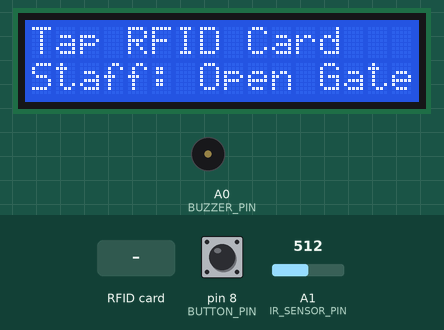
Simulated run of this program. Board: Arduino Uno, built with avr-gcc and run on an emulated ATmega328P. Shown: 16×2 character LCD, buzzer (waves = sounding). Inputs (shaded band) come from the test bench; at power-on: pin 8 (BUTTON_PIN) HIGH, A1 (IR_SENSOR_PIN) = 512. What the program prints to the serial monitor is not drawn.

Above: at 1.3 s.
1.4 s: RFID card 3B 7D 48 3C held to the reader
At 3.8 s:
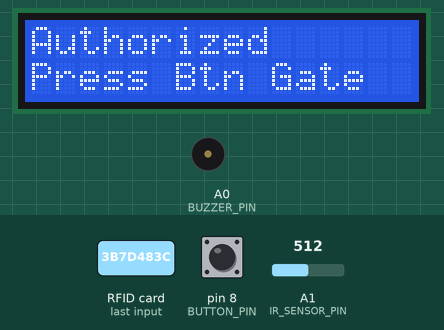
4.1 s: pin 8 (BUTTON_PIN) pulled LOW for 0.15 s
At 5.4 s:
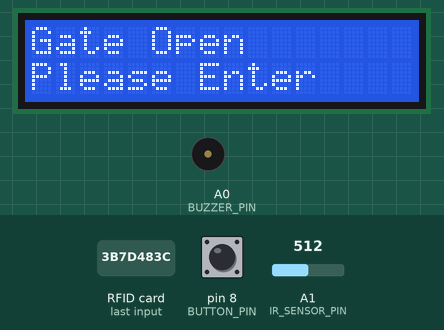
5.8 s: RFID card 3B 5C B3 3C held to the reader
At 6.8 s:
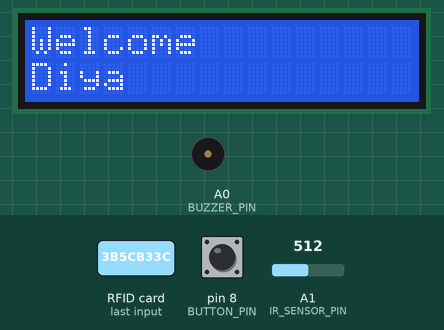
8.5 s: RFID card 2B 40 B1 3C held to the reader
At 9.5 s:
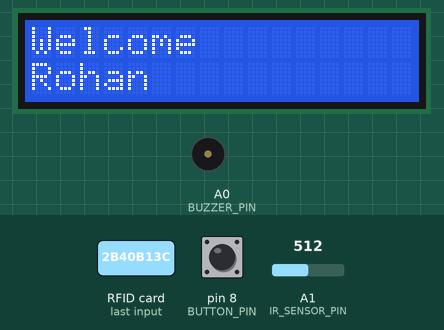
11.2 s: RFID card 5E 7A 19 C4 held to the reader
At 12.8 s:
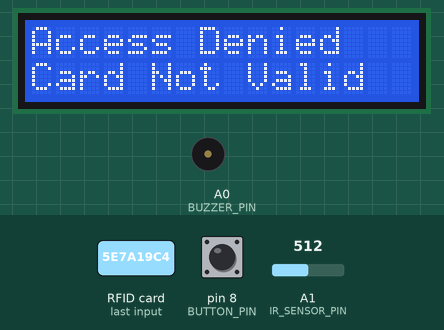
13.1 s: pin 8 (BUTTON_PIN) pulled LOW for 1 s
At 14.6 s:
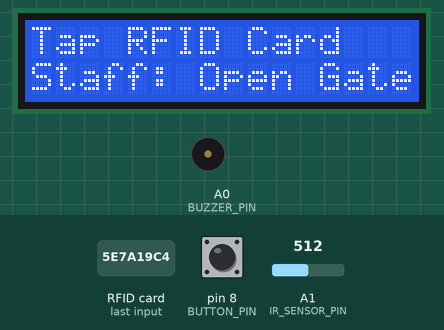
Timing chart, 0 to 16.1 s (numbered marks = the images above; inputs shaded):
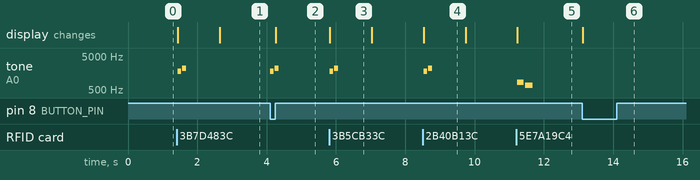

Measured:
- after the input at 1.4 s, tone on A0 (BUZZER_PIN): silent → 1800 Hz at once, → silent 0.10 s later, → 2200 Hz 0.03 s later, → silent 0.12 s later; the display: first changes at once (image 1 shows a later state)
- after the input at 4.1 s, tone on A0 (BUZZER_PIN): silent → 1800 Hz at once, → silent 0.10 s later, → 2200 Hz 0.03 s later, → silent 0.12 s later; the display: changes after 0.16 s (image 2)
- after the input at 5.8 s, tone on A0 (BUZZER_PIN): silent → 1800 Hz at once, → silent 0.10 s later, → 2200 Hz 0.03 s later, → silent 0.12 s later; the display: changes at once (image 3)
- after the input at 8.5 s, tone on A0 (BUZZER_PIN): silent → 1800 Hz at once, → silent 0.10 s later, → 2200 Hz 0.03 s later, → silent 0.12 s later; the display: changes at once (image 4)
- after the input at 11.2 s, tone on A0 (BUZZER_PIN): silent → 850 Hz at once, → silent 0.18 s later, → 700 Hz 0.04 s later, → silent 0.22 s later; the display: changes at once (image 5)
- after the input at 13.1 s, the display: changes at once (image 6)
- what the display in image 3 shows lasts 1.2 s, from 5.8 s to 7.0 s

The program:

main.cpp
```cpp
#include <Arduino.h>
#include <LiquidCrystal.h>
#include <MFRC522.h>
#include <SPI.h>

static const byte SS_PIN = 10;
static const byte RST_PIN = 9;
static const int BUTTON_PIN = 8;
static const int BUZZER_PIN = A0;
static const int IR_SENSOR_PIN = A1;
static const unsigned long GATE_PROMPT_DELAY_MS = 1200;
static const unsigned long GATE_PASS_ARM_MS = 1500;

LiquidCrystal lcd(2, 3, 4, 5, 6, 7);
MFRC522 mfrc522(SS_PIN, RST_PIN);

struct DemoMember {
  const char *uid;
  const char *name;
  bool active;
  int memberId;
};

DemoMember demoMembers[] = {
    {"3B7D483C", "Aarav", true, 1},
    {"3B5CB33C", "Diya", true, 2},
    {"2B40B13C", "Rohan", true, 3},
    {"3B15113C", "Kunal", false, 4},
    {"CEAECFBD", "Veer", true, 5},
    {"53BEA9FA", "Nisha", true, 6},
    {"2545FD00", "Arjun", true, 7},
};

const unsigned long LCD_MESSAGE_MS = 10000;
bool gatePromptPending = false;
unsigned long gatePromptAt = 0;
unsigned long statusShownAt = 0;
bool showingStatus = false;
bool accessGranted = false;
bool gatePassLogged = false;
bool gateOpened = false;
unsigned long gateOpenedAt = 0;
String activeUid;
String activeName;
int activeMemberId = -1;

String uidToString(MFRC522::Uid *uid) {
  String hex = "";
  for (byte i = 0; i < uid->size; i++) {
    if (uid->uidByte[i] < 0x10) {
      hex += "0";
    }
    hex += String(uid->uidByte[i], HEX);
  }
  hex.toUpperCase();
  return hex;
}

void showIdleScreen() {
  lcd.clear();
  lcd.setCursor(0, 0);
  lcd.print("Tap RFID Card");
  lcd.setCursor(0, 1);
  lcd.print("Staff: Open Gate");
  showingStatus = false;
}

String readRFID() {
  if (!mfrc522.PICC_IsNewCardPresent() || !mfrc522.PICC_ReadCardSerial()) {
    return "";
  }

  String uid = uidToString(&mfrc522.uid);
  mfrc522.PICC_HaltA();
  mfrc522.PCD_StopCrypto1();
  return uid;
}

bool validateMember(const String &uid, DemoMember &matchedMember) {
  for (DemoMember &member : demoMembers) {
    if (uid.equalsIgnoreCase(member.uid)) {
      matchedMember = member;
      return member.active;
    }
  }
  matchedMember = {"UNKNOWN", "Unknown", false, -1};
  return false;
}

void displayMemberInfo(const DemoMember &member, bool valid) {
  lcd.clear();
  lcd.setCursor(0, 0);
  if (valid) {
    lcd.print("Welcome");
    lcd.setCursor(0, 1);
    lcd.print(member.name);
  } else {
    lcd.print("Access Denied");
    lcd.setCursor(0, 1);
    lcd.print("Card Not Valid");
  }

  statusShownAt = millis();
  showingStatus = true;
}

void displayGateOpenPrompt() {
  lcd.clear();
  lcd.setCursor(0, 0);
  lcd.print("Authorized");
  lcd.setCursor(0, 1);
  lcd.print("Press Btn Gate");
  statusShownAt = millis();
  showingStatus = true;
}

void displayEntryComplete() {
  lcd.clear();
  lcd.setCursor(0, 0);
  lcd.print("Entry Complete");
  lcd.setCursor(0, 1);
  lcd.print(activeName);
  statusShownAt = millis();
  showingStatus = true;
}

void buzzError() {
  tone(BUZZER_PIN, 850, 180);
  delay(220);
  tone(BUZZER_PIN, 700, 220);
}

void buzzSuccess() {
  tone(BUZZER_PIN, 1800, 100);
  delay(130);
  tone(BUZZER_PIN, 2200, 120);
}

void sendEntryLog(const DemoMember &member, const String &uid, bool granted, const char *reason) {
  Serial.print("{\"event\":\"entry_log\",\"member_id\":");
  Serial.print(member.memberId);
  Serial.print(",\"member_name\":\"");
  Serial.print(member.name);
  Serial.print("\",\"rfid_uid\":\"");
  Serial.print(uid);
  Serial.print("\",\"granted\":");
  Serial.print(granted ? "true" : "false");
  Serial.print(",\"ir_state\":");
  Serial.print(analogRead(IR_SENSOR_PIN));
  Serial.print(",\"reason\":\"");
  Serial.print(reason);
  Serial.println("\"}");
}

void sendGateEvent(const char *eventName) {
  if (activeMemberId < 0) {
    return;
  }

  Serial.print("{\"event\":\"");
  Serial.print(eventName);
  Serial.print("\",\"member_id\":");
  Serial.print(activeMemberId);
  Serial.print(",\"member_name\":\"");
  Serial.print(activeName);
  Serial.print("\",\"rfid_uid\":\"");
  Serial.print(activeUid);
  Serial.println("\"}");
}

void processButtonReset() {
  static bool lastButtonState = HIGH;
  bool current = digitalRead(BUTTON_PIN);
  if (lastButtonState == HIGH && current == LOW) {
    if (accessGranted && !gateOpened) {
      gateOpened = true;
      gatePromptPending = false;
      gateOpenedAt = millis();
      buzzSuccess();
      sendGateEvent("gate_opened");
      lcd.clear();
      lcd.setCursor(0, 0);
      lcd.print("Gate Open");
      lcd.setCursor(0, 1);
      lcd.print("Please Enter");
      statusShownAt = millis();
      showingStatus = true;
    } else {
      accessGranted = false;
      gatePassLogged = false;
      gateOpened = false;
      gatePromptPending = false;
      activeUid = "";
      activeName = "";
      activeMemberId = -1;
      showIdleScreen();
    }
  }
  lastButtonState = current;
}

void processInfraredExit() {
  if (!accessGranted || !gateOpened) {
    return;
  }

  if (millis() - gateOpenedAt < GATE_PASS_ARM_MS) {
    return;
  }

  int sensorValue = analogRead(IR_SENSOR_PIN);
  if (!gatePassLogged && sensorValue < 450) {
    sendGateEvent("entry_completed");
    gatePassLogged = true;
    accessGranted = false;
    gateOpened = false;
    displayEntryComplete();
  }
}

void processGatePrompt() {
  if (!gatePromptPending || !accessGranted || gateOpened) {
    return;
  }

  if (millis() - gatePromptAt >= GATE_PROMPT_DELAY_MS) {
    gatePromptPending = false;
    displayGateOpenPrompt();
  }
}

void setup() {
  pinMode(BUTTON_PIN, INPUT_PULLUP);
  pinMode(BUZZER_PIN, OUTPUT);
  pinMode(IR_SENSOR_PIN, INPUT);

  Serial.begin(9600);
  SPI.begin();
  mfrc522.PCD_Init();
  lcd.begin(16, 2);
  showIdleScreen();
}

void loop() {
  processButtonReset();
  processInfraredExit();
  processGatePrompt();

  if (showingStatus && millis() - statusShownAt >= LCD_MESSAGE_MS) {
    showIdleScreen();
  }

  String uid = readRFID();
  if (uid.length() == 0) {
    return;
  }

  DemoMember member = {"UNKNOWN", "Unknown", false, -1};
  bool valid = validateMember(uid, member);
  displayMemberInfo(member, valid);

  if (valid) {
    accessGranted = true;
    gatePassLogged = false;
    gateOpened = false;
    gateOpenedAt = 0;
    gatePromptPending = true;
    gatePromptAt = millis();
    activeUid = uid;
    activeName = member.name;
    activeMemberId = member.memberId;
    buzzSuccess();
    sendEntryLog(member, uid, true, "membership_active");
  } else {
    accessGranted = false;
    gateOpened = false;
    gateOpenedAt = 0;
    gatePromptPending = false;
    buzzError();
    sendEntryLog(member, uid, false, "membership_invalid");
  }
}
```
